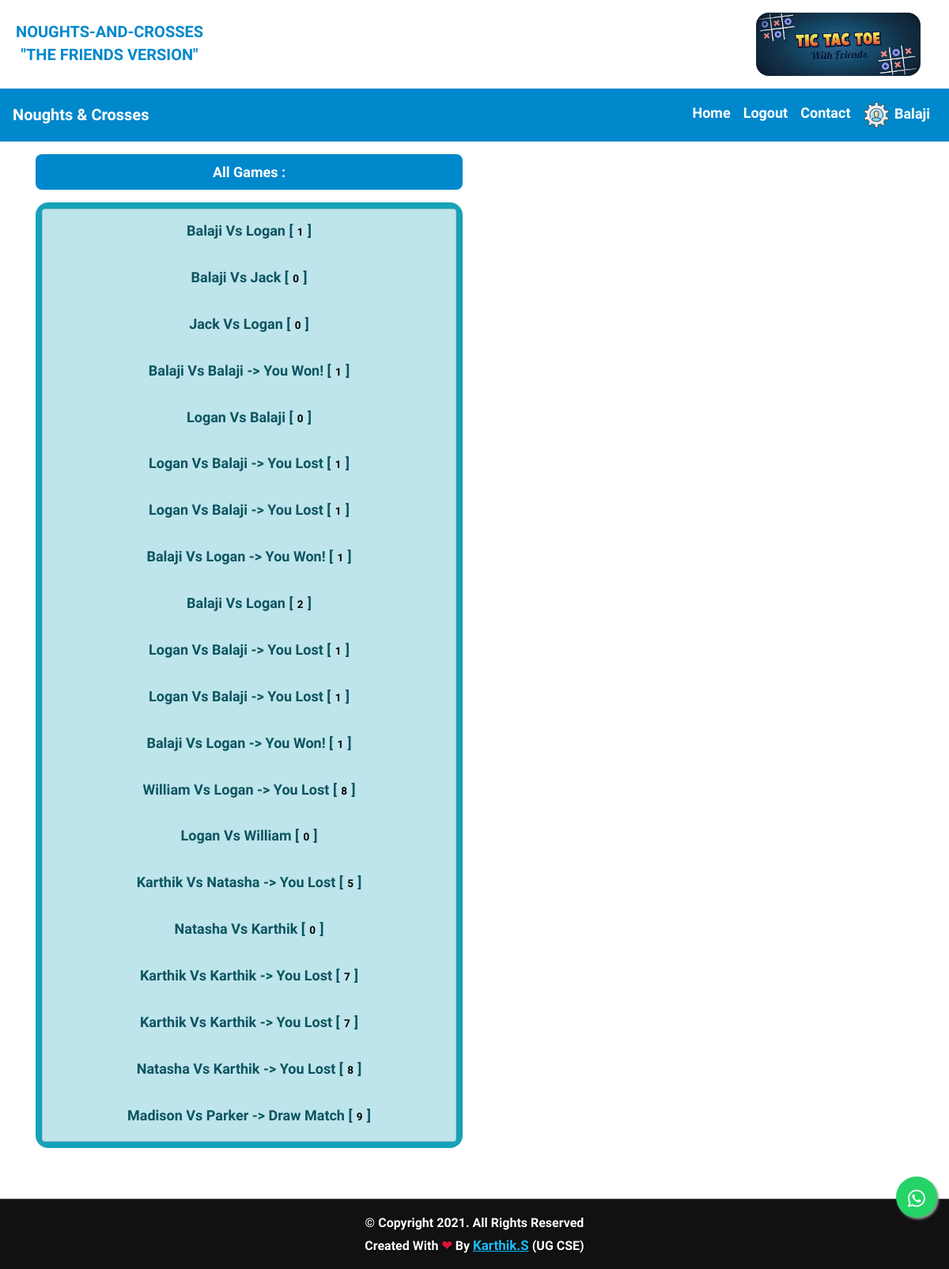
The app's page /games/all (signed in) with its own data.
### gameplay/models.py (models this page shows, shortened)
class Game(models.Model):
    first_player = models.ForeignKey(User, related_name="game_first_player", on_delete=models.CASCADE)
    second_player = models.ForeignKey(User, related_name="game_second_player", on_delete=models.CASCADE)
    start_time = models.DateTimeField(auto_now_add=True)
    last_active = models.DateTimeField(auto_now=True)
    status = models.CharField(max_length=1, default='F', choices=GAME_STATUS_CHOICES)
    objects = GamesQuerySet.as_manager()
    def get_absolute_url(self):
        return reverse('gameplay_detail', args=[self.id])
    def __str__(self):
        return "{0} vs {1}".format(self.first_player, self.second_player)

### gameplay/views.py (the view)
# urls.py: url(r'all$', AllGamesList.as_view())
class AllGamesList(ListView):
    model = Game

### templates/gameplay/game_list.html
{% extends "base.html"%}
{% block content %}
    <div class="well col-sm-6">
             <label class="label success" style="min-width:100%;background-color: #0088cc;padding: 0.5rem;color: white;text-align: center;margin-top:1rem;border-radius:0.5rem;margin-bottom:1rem">All Games : </label>
        {% include "player/game_list_snippet.html" with games_list=object_list %}
    </div>
{% endblock content %}

### templates/base.html (shortened to what this page needs)
<!DOCTYPE html>
{% load static %}
<head>
    <link rel="stylesheet" href="https://cdnjs.cloudflare.com/ajax/libs/font-awesome/4.7.0/css/font-awesome.min.css">
    <link rel="stylesheet" href="https://stackpath.bootstrapcdn.com/bootstrap/4.5.2/css/bootstrap.min.css">
    <link rel="stylesheet" href="https://stackpath.bootstrapcdn.com/bootstrap/4.3.1/css/bootstrap.min.css">
    <link rel="stylesheet" href="https://cdnjs.cloudflare.com/ajax/libs/font-awesome/4.7.0/css/font-awesome.min.css">
</head>
<div class='header-wrapper'>
        <div class='ct-wrapper'>
            <div class='header-inner-wrap'>
                <div class='header section' id='header'>
                    <div class='widget Header' data-version='1' id='Header1' style="pointer-events: none">
                        <div id='header-inner'>
                            <a href="#" style='display: block;'>
                                <div class="mx-auto order-0">
                                    <a id="navname" class="navbar-brand abs" href="#" style="font-weight:bolder;margin-top: 1rem;">
                                            <p id="resphead" style="color:#0088cc;font-size: 20px;font-weight:bolder"> NOUGHTS-AND-CROSSES <br> "THE FRIENDS VERSION"</p>
                                    </a>
                                </div>
                            </a>
                        </div>
                    </div>
                </div>
            </div>
            <div class='header-right section' id='header-right' >
                <div class='widget HTML' data-version='1' id='HTML1'>
                <img alt='bmsceplacement360' id='Header1_headerimg'src="/static/images/gamelogo.jpg" style='height:80px;margin:1rem;border-radius:1rem' />
                </div>
            </div>
        </div>
    </div>
   <html class="no-js" lang="">
    <head>
    </head>
    <body>
    <nav class="navbar navbar-expand-lg navbar-dark bg-default" style="background-color:#0088cc;color:white">
  <a class="navbar-brand" href="/">Noughts & Crosses</a>
  <div class="collapse navbar-collapse" id="navbarSupportedContent">
    <ul class="navbar-nav ml-auto">
      <ul class="navbar-nav mr-auto">
 {% if user.is_authenticated %}
                 <li class="nav-item">
                   <a class="nav-link" href="{% url 'player_home' %}" style="color:white">Home</a>
                </li>
                <li class="nav-item">
                   <a class="nav-link" href="{% url 'player_logout' %}" style="color:white">Logout</a>
                </li>
				{% endif %}
    </ul>
        <li class="nav-item">
          <a class="nav-link"href="{% url 'contact' %}"  style="color:white">Contact </a>
        </li>
         {% if user.is_authenticated %}
        <li class="nav-item">
          <a class="nav-link" style="color:white"><img src="/static/images/userprofile2.png" width="35" height="35"> {{user.username}}</a>
        </li>
        {% endif %}
    </ul>
  </div>
</nav>
	<div class="container">
		{% block content %}
		{% endblock %}
	</div>
    </body>
</html>
    <body>
    </body>
</html>
   <div class='footer-credits' style="font-size: 16px;">
        <div class='ct-wrapper' style="text-align: center;color: white;font-weight: bolder;">
            <p style="color: white;font-weight: bolder;"><b>&copy;</b> Copyright
                . All Rights Reserved <br>Created With <span style='color:crimson'>	&#10084;</span> By <a href="https://bit.ly/2XMDijq" target="_blank" style="color: hsl(197, 100%, 55%);font-size: 17px;text-decoration: underline;"><b> Karthik.S</b></a> (UG CSE)<br></p>
        </div>
    </div>
    <link rel="stylesheet" href="https://maxcdn.bootstrapcdn.com/font-awesome/4.5.0/css/font-awesome.min.css">
    <a href="whatsapp://send?text=Link : https://noughtsandcrosses.pythonanywhere.com/" class="float" target="_blank">
        <i class="fa fa-whatsapp my-float"></i>
    </a>
</body>
</html>
  </body>
</html>

### templates/player/game_list_snippet.html (shortened to what this page needs)
{% if games_list %}
    <div class="list-group bg-info">
        {% for game in games_list %}
            <a class="list-group-item list-group-item-info" href="{{game.get_absolute_url}}" style=''>
                {{game}}
                {% if game.status not in 'FS' %}
                    {% if game.status == "D" %}
                        -> Draw Match
                    {% elif game.status == "W" and user == game.first_player %}
                        -> You Won!
                    {% elif game.status == "L" and user == game.second_player %}
                        -> You Won!
                    {% else %}
                        -> You Lost
                    {% endif %}
                {% endif %}
                [<span class="badge">{{game.move_set.count}}</span>]
            </a>
        {% endfor %}
    </div>
{% endif %}

### templates/base.html (style rules this page uses)
.navbar-brand, .nav-link,.navbar-toggler,.navbar-toggler-icon,.collapse,button,#navbarSupportedContent,span { color:white; font-weight:bold; }

### templates/player/game_list_snippet.html (style rules this page uses)
.list-group { min-width:100%;padding: 0.5rem;color: white;text-align: center;border-radius:1rem;margin-bottom:0.5rem; text-transform:capitalize; background-color:white; color:#0088cc; font-weight:bolder; }
.badge { color:black; font-weight:bolder; margin-bottom:0.5rem }

### records on screen
Game: first_player+second_player "Balaji Vs Logan", move_set.count "1"
Game: first_player+second_player "Balaji Vs Jack", move_set.count "0"
Game: first_player+second_player "Jack Vs Logan", move_set.count "0"
Game: first_player+second_player "Balaji Vs Balaji", status "-> You Won!", move_set.count "1"
Game: first_player+second_player "Logan Vs Balaji", move_set.count "0"
Game: first_player+second_player "Logan Vs Balaji", status "-> You Lost", move_set.count "1"
Game: first_player+second_player "Logan Vs Balaji", status "-> You Lost", move_set.count "1"
Game: first_player+second_player "Balaji Vs Logan", status "-> You Won!", move_set.count "1"
Game: first_player+second_player "Balaji Vs Logan", move_set.count "2"
Game: first_player+second_player "Logan Vs Balaji", status "-> You Lost", move_set.count "1"
Game: first_player+second_player "Logan Vs Balaji", status "-> You Lost", move_set.count "1"
Game: first_player+second_player "Balaji Vs Logan", status "-> You Won!", move_set.count "1"
Game: first_player+second_player "William Vs Logan", status "-> You Lost", move_set.count "8"
Game: first_player+second_player "Logan Vs William", move_set.count "0"
Game: first_player+second_player "Karthik Vs Natasha", status "-> You Lost", move_set.count "5"
Game: first_player+second_player "Natasha Vs Karthik", move_set.count "0"
Game: first_player+second_player "Karthik Vs Karthik", status "-> You Lost", move_set.count "7"
Game: first_player+second_player "Karthik Vs Karthik", status "-> You Lost", move_set.count "7"
Game: first_player+second_player "Natasha Vs Karthik", status "-> You Lost", move_set.count "8"
Game: first_player+second_player "Madison Vs Parker", status "-> Draw Match", move_set.count "9"

### other values on screen
{{ user.username }} "Balaji"
